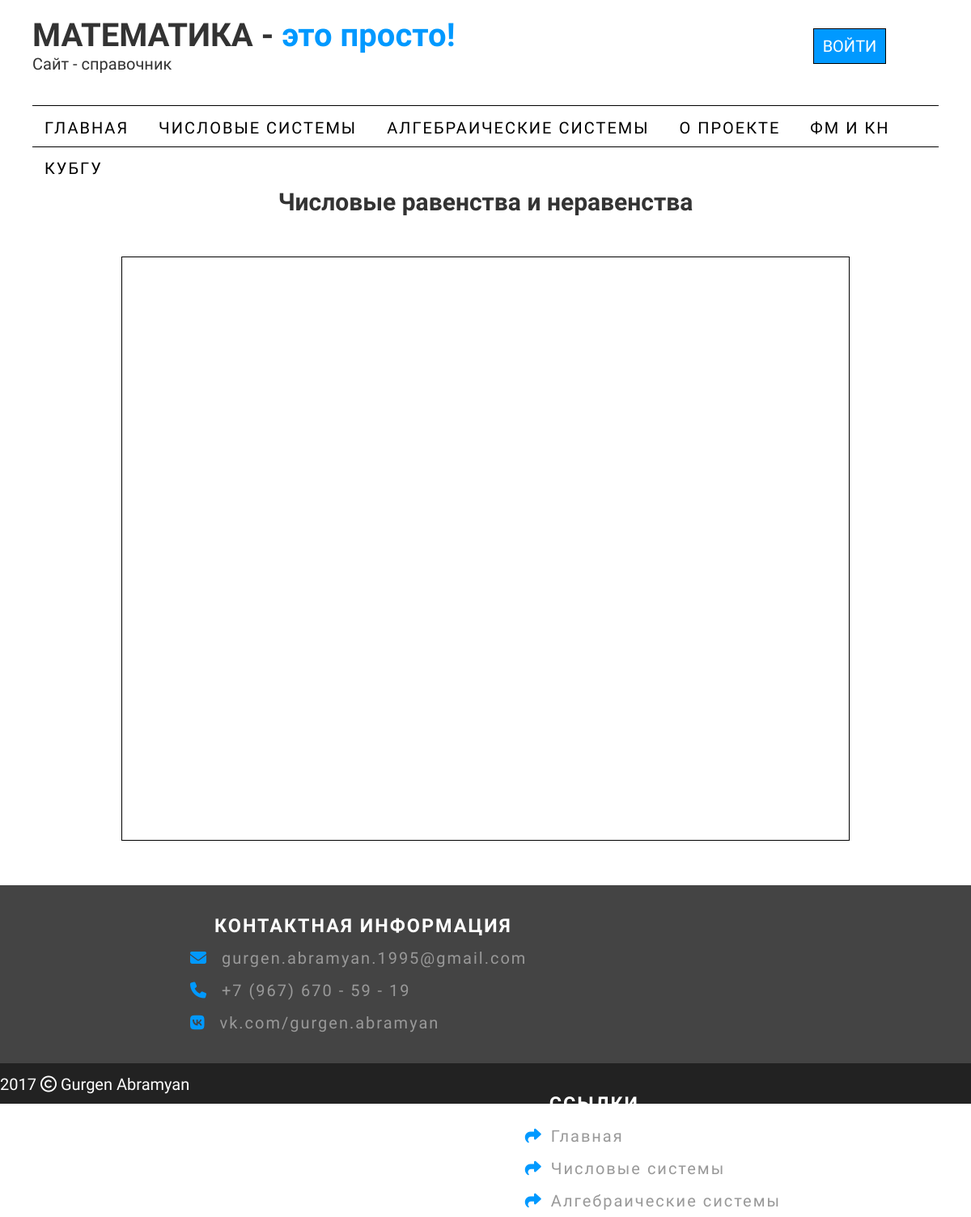
The app's page /numeric-systems/5/, older data.
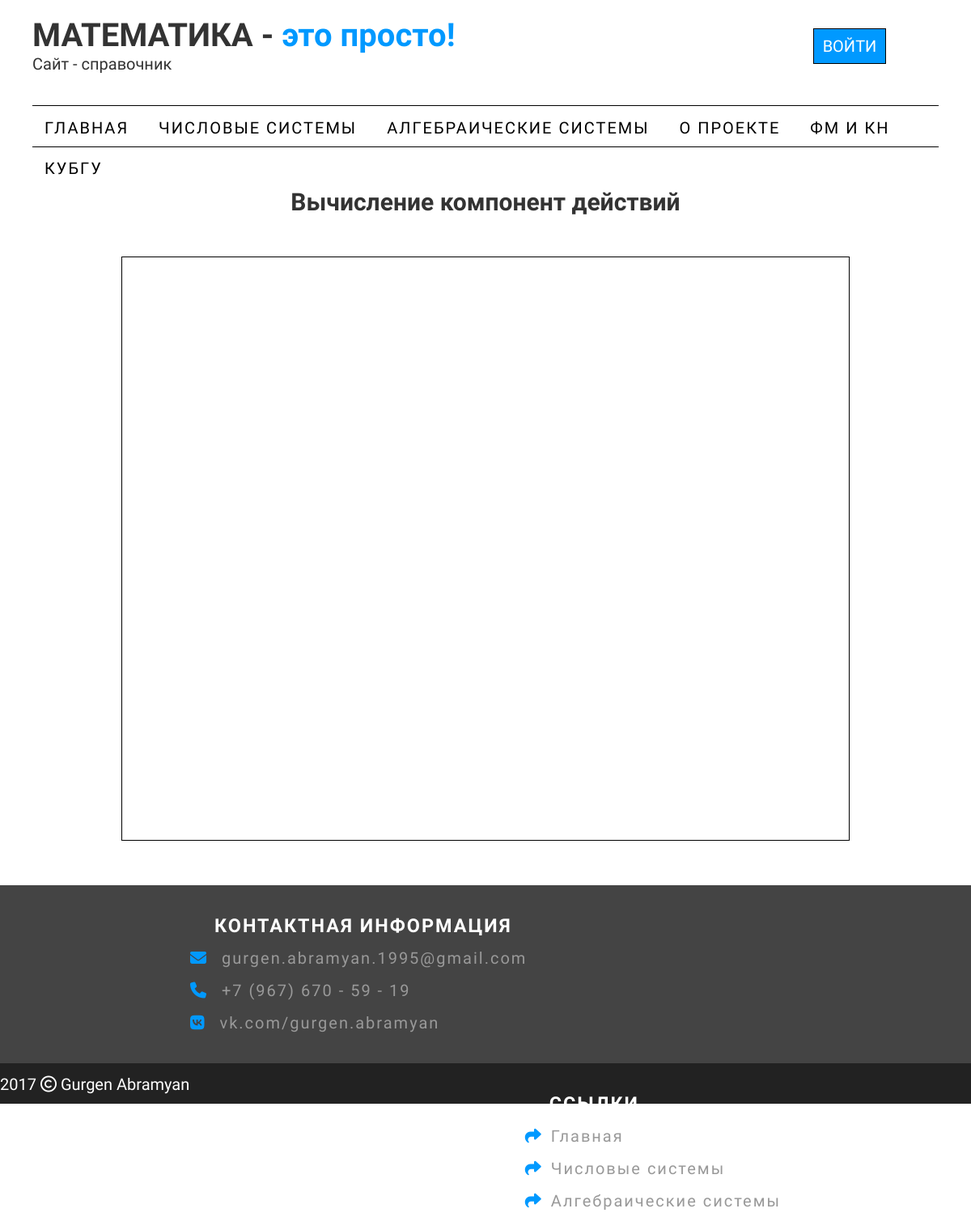
The same page, newer data.
### systems/models.py (models this page shows)
class NumericSection(models.Model):
	class Meta:
		db_table = "NumericSection"
	section_name = models.ForeignKey('NumericSystem', on_delete=models.CASCADE)
	subsection_name = models.CharField(max_length=200)
	file_teacher = models.URLField(max_length=200, null=True, blank=True)
	file_student = models.URLField(max_length=200, null=True, blank=True)

### systems/views.py (the view)
# urls.py: url(r'^numeric-systems/(?P<subsection_id>\d+)/$', views.infoPage_num, name="infoPage_num"),
def infoPage_num(request, subsection_id=1):
	try:
		profile_user = models.Profile.objects.get(user_id=auth.get_user(request).id)
	except ObjectDoesNotExist:
		profile_user = False
	if profile_user:
		if profile_user.teachers_key:
			user_enter = True
		else:
			user_enter = False
	else:
		user_enter = False
	return render(request, 'systems/infoPage_num.html',
		{'subsection': NumericSection.objects.get(id=subsection_id),
		'username': auth.get_user(request).username,
		'user_enter': user_enter})

### systems/templates/systems/infoPage_num.html (shortened to what this page needs)
{% extends 'main.html' %}
{% block content %}
    <h2 class="top-system">{{ subsection.subsection_name }}</h2>
    <div class="wrap-file">
        <iframe class="file-text" src="{{ subsection.file_student }}"></iframe>
    </div>
{% endblock %}

### templates/main.html (shortened to what this page needs)
{% load staticfiles %}
<!DOCTYPE html>
<html lang="ru">
<head>
    <link href="{% static 'static/css/main.css' %}" rel="stylesheet">
</head>
<body>
    <div class="wrapper">
        <div class="content">
            <div class="container-brand">
                <div class="brand">
                    <h1>МАТЕМАТИКА - <span>это просто!</span></h1>
                    <p>Сайт - справочник</p>
                </div>
                <div class="enter">
                    {% if username %}
                        <a id="btn-enter" class="btn-link" href="{% url 'logout' %}">ВЫЙТИ ({{ username }})</a>
                    {% else %}
                        <a id="btn-enter" class="btn-link" href="{% url 'login' %}">ВОЙТИ</a>
                    {% endif %}
                </div>
            </div>
            <nav class="nav">
                <ul>
                    <li><a href="{% url 'main' %}">Главная</a></li>
                    <li><a href="{% url 'numeric' %}">Числовые системы</a></li>
                    <li><a href="{% url 'algebraic' %}">Алгебраические системы</a></li>
                    <li><a href="{% url 'about' %}">О проекте</a></li>
                    <li><a href="http://math.kubsu.ru" target="_blank">ФМ и КН</a></li>
                    <li><a href="https://www.kubsu.ru" target="_blank">КубГУ</a></li>
                </ul>
            </nav>
            {% block content %}{% endblock %}
        </div>
        <div class="container-footer">
            <div class="contact-footer">
                <div>
                    <div class="contact_me">
                        <h3>КОНТАКТНАЯ ИНФОРМАЦИЯ</h3>
                        <p><i class="fa fa-envelope" aria-hidden="true"></i> gurgen.abramyan.1995@gmail.com</p>
                        <p><i class="fa fa-phone" aria-hidden="true"></i> +7 (967) 670 - 59 - 19</p>
                        <p><i class="fa fa-vk" aria-hidden="true"></i> vk.com/gurgen.abramyan</p>
                    </div>
                    <div class="links">
                        <h3>ССЫЛКИ</h3>
                        <p><i class="fa fa-share" aria-hidden="true"></i><a href="{% url 'main' %}">Главная</a></p>
                        <p><i class="fa fa-share" aria-hidden="true"></i><a href="{% url 'numeric' %}">Числовые системы</a></p>
                        <p><i class="fa fa-share" aria-hidden="true"></i><a href="{% url 'algebraic' %}">Алгебраические системы</a></p>
                    </div>
                </div>
            </div>
            <footer>
                <p> 2017 <i class="fa fa-copyright" aria-hidden="true"></i> Gurgen Abramyan</p>
            </footer>
        </div>
    </div>
</body>
</html>

### static/css/main.css (style rules this page uses)
* { margin: 0; padding: 0; }
body { font-family: 'Yanone Kaffeesatz', Arial, sans-serif; font-size: 20px; color: #333; -webkit-font-smoothing: antialiased; -webkit-overflow-scrolling: touch; }
html, body { height: 100%; }
.wrapper { position: relative; min-height: 100%; }
.container-brand { width: 1120px; margin: 0 auto; padding: 20px 10px; }
.brand { width: 900px; float: left; }
.brand h1 span { color: #0099ff; }
.enter { width: 220px; float: right; }
.container-brand, #brand, #enter { height: 70px; }
.btn-link { display: block; padding: 9px; background: #0099ff; color: #fff; text-decoration: none; width: 70px; text-align: center; margin: 15px auto; border: 1px solid #000; }
.btn-link, .nav li a, .panel-head a, .btn-form { -webkit-transition: background .55s ease; -moz-transition: background .55s ease; -ms-transition: background .55s ease; -o-transition: background .55s ease; transition: background .55s ease; }
.nav ul, .nav li, .nav { height: 50px; }
.nav { margin: 20px auto; border-top: 1px solid #000; border-bottom: 1px solid #000; text-transform: uppercase; width: 1120px; letter-spacing: 2px; position: relative; }
.nav ul { float: left; }
.nav li { height: 50px; list-style: none; display: inline-block; }
.nav li a { display: block; padding: 15px; text-decoration: none; color: #000; }
.top-system { text-align: center; width: 100%; margin: 50px auto; }
.contact-footer { background: #444; color: #fff; height: 220px; clear: both; }
.contact-footer p { color: #999; }
.contact-footer > div { width: 730px; margin: 0 auto; letter-spacing: 2px; line-height: 200%; height: 220px; }
.contact_me { float: left; margin: 30px 0; }
.links { float: right; margin: 30px 0; }
.contact-footer > div i { color: #0099ff; padding-right: 10px; }
.contact-footer h3 { padding-left: 30px; }
.contact-footer p a { color: #999; text-decoration: none; }
footer { height: 50px; background: #222; }
footer p { width: 100%; margin: 0 auto; color: #fff; padding: 14px 0; }
.container-footer { position: absolute; left: 0; bottom: 0; width: 100%; height: 270px; }
.content { padding-bottom: 270px; }
.wrap-file { width: 1120px; margin: 50px auto; text-align: center; }
.file-text { padding: 10px 0; width: 898px; border: none; height: 700px; margin: 0 auto; border: 1px solid #000; }

Row changes from the older to the newer data that the page shows:
changed NumericSection: subsection_name "Числовые равенства и неравенства" → "Вычисление компонент действий"
